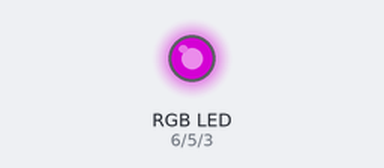
Bench run of a sketch on a simulated Arduino Uno, built with avr-gcc and run on an emulated ATmega328P. Shown: an RGB LED mixed from three pins (HIGH = lit). Dim RGB values are drawn brighter than linear.

Above: at 0.1 s.
Timing chart, 0 to 1.6 s (numbered marks = the images above):
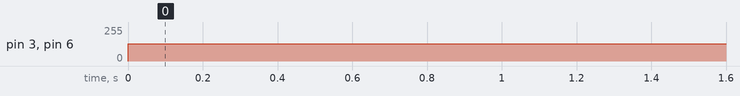

Measured:
- by itself, pin 3 (bluePin), pin 6 (redPin): 0/255 → 128/255 at 0.00 s

The sketch:

arduino_rgbled.ino
```cpp
// Select which PWM-capable pins are to be used.
int redPin = 6;
int greenPin = 5;
int bluePin = 3;


// Set up our outputs, and give full high values so the
// LEDs start off.  Then fade in the blue LED.
//
void setup()
{
  pinMode(redPin, OUTPUT);
  pinMode(greenPin, OUTPUT);
  pinMode(bluePin, OUTPUT);
}


void loop()
{
  // Write the color to each pin using PWM and the value gathered above
  analogWrite(redPin, 128);
  analogWrite(bluePin, 128);
  analogWrite(greenPin, 0);
}
```
